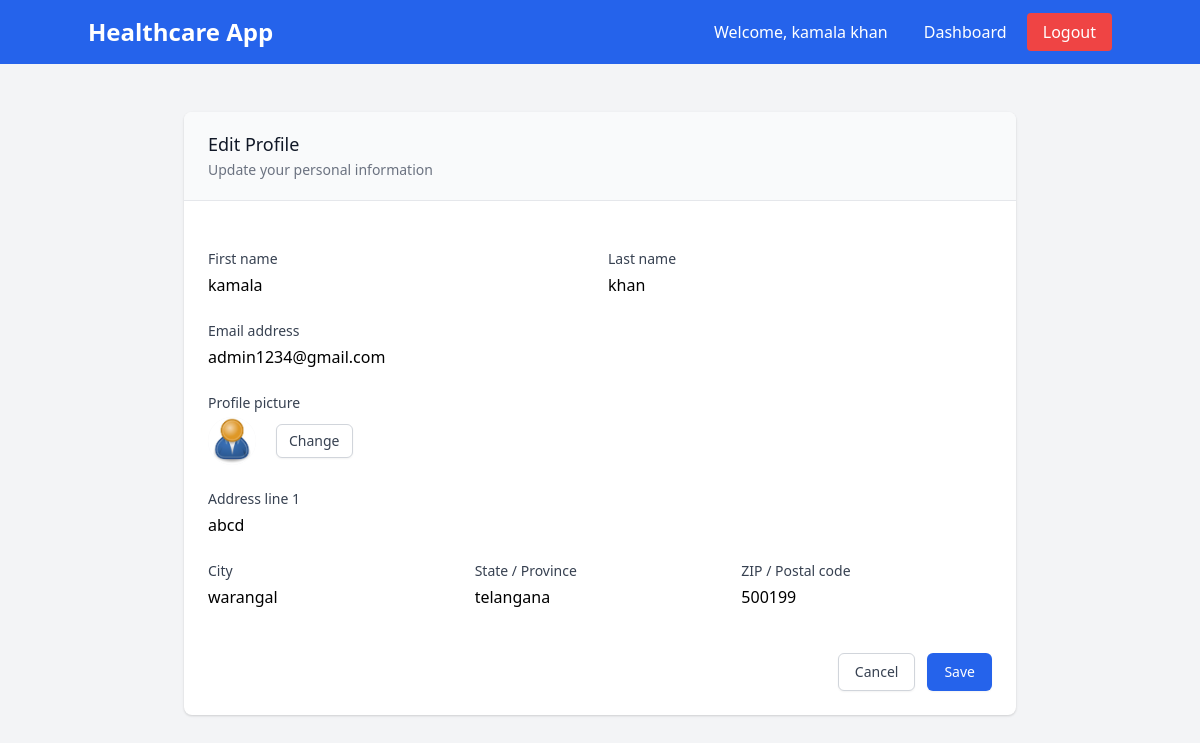
Screenshot of /profile/edit/ (signed in) with the database file from the repository.
### users/models.py (models this page shows, shortened)
class CustomUser(AbstractUser):
    USER_TYPE_CHOICES = (
        ('patient', 'Patient'),
        ('doctor', 'Doctor'),
    )
    user_type = models.CharField(max_length=10, choices=USER_TYPE_CHOICES)
    first_name = models.CharField(max_length=50)
    last_name = models.CharField(max_length=50)
    profile_picture = models.ImageField(upload_to='profiles/', blank=True, null=True)
    email = models.EmailField(unique=True)
    address_line1 = models.CharField(max_length=100)
    city = models.CharField(max_length=50)
    state = models.CharField(max_length=50)
    pincode = models.CharField(max_length=10)

### users/views.py (the view)
# urls.py: path('profile/edit/', views.edit_profile, name='edit_profile'),
@login_required
def edit_profile(request):
    if request.method == 'POST':
        form = EditProfileForm(request.POST, request.FILES, instance=request.user)
        if form.is_valid():
            form.save()
            messages.success(request, 'Your profile has been updated successfully!')
            return redirect('dashboard')
    else:
        form = EditProfileForm(instance=request.user)
    return render(request, 'users/edit_profile.html', {'form': form})

### users/forms.py (shortened to what this page needs)
class EditProfileForm(forms.ModelForm):
    class Meta:
        model = CustomUser
        fields = ['first_name', 'last_name', 'email', 'profile_picture', 'address_line1', 'city', 'state', 'pincode']
        widgets = {
            'first_name': forms.TextInput(attrs={'class': 'form-input mt-1 block w-full'}),
            'last_name': forms.TextInput(attrs={'class': 'form-input mt-1 block w-full'}),
            'email': forms.EmailInput(attrs={'class': 'form-input mt-1 block w-full'}),
            'address_line1': forms.TextInput(attrs={'class': 'form-input mt-1 block w-full'}),
            'city': forms.TextInput(attrs={'class': 'form-input mt-1 block w-full'}),
            'state': forms.TextInput(attrs={'class': 'form-input mt-1 block w-full'}),
            'pincode': forms.TextInput(attrs={'class': 'form-input mt-1 block w-full'}),
        }
    def __init__(self, *args, **kwargs):
        super(EditProfileForm, self).__init__(*args, **kwargs)
        self.fields['profile_picture'].required = False

### templates/users/edit_profile.html (shortened to what this page needs)
{% extends 'base.html' %}
{% block content %}
<div class="max-w-4xl mx-auto py-8 px-4 sm:px-6 lg:px-8">
    <div class="bg-white shadow overflow-hidden sm:rounded-lg">
        <div class="px-4 py-5 sm:px-6 bg-gray-50">
            <h3 class="text-lg leading-6 font-medium text-gray-900">
                Edit Profile
            </h3>
            <p class="mt-1 max-w-2xl text-sm text-gray-500">
                Update your personal information
            </p>
        </div>
        <div class="border-t border-gray-200 px-4 py-5 sm:p-6">
            <form method="post" enctype="multipart/form-data" class="space-y-6">
                <div class="grid grid-cols-1 gap-y-6 gap-x-4 sm:grid-cols-6">
                    <div class="sm:col-span-3">
                        <label for="id_first_name" class="block text-sm font-medium text-gray-700">First name</label>
                        <div class="mt-1">
                            {{ form.first_name }}
                        </div>
                    </div>
                    <div class="sm:col-span-3">
                        <label for="id_last_name" class="block text-sm font-medium text-gray-700">Last name</label>
                        <div class="mt-1">
                            {{ form.last_name }}
                        </div>
                    </div>
                    <div class="sm:col-span-6">
                        <label for="id_email" class="block text-sm font-medium text-gray-700">Email address</label>
                        <div class="mt-1">
                            {{ form.email }}
                        </div>
                    </div>
                    <div class="sm:col-span-6">
                        <label class="block text-sm font-medium text-gray-700">Profile picture</label>
                        <div class="mt-1 flex items-center">
                            <span class="h-12 w-12 overflow-hidden rounded-full bg-gray-100">
                                {% if user.profile_picture %}
                                    <img src="{{ user.profile_picture.url }}" alt="" class="h-full w-full text-gray-300">
                                {% else %}
                                    <svg class="h-full w-full text-gray-300" fill="currentColor" viewBox="0 0 24 24">
                                        <path d="M24 20.993V24H0v-2.996A14.977 14.977 0 0112.004 15c4.904 0 9.26 2.354 11.996 5.993zM16.002 8.999a4 4 0 11-8 0 4 4 0 018 0z" />
                                    </svg>
                                {% endif %}
                            </span>
                            <label for="id_profile_picture" class="ml-5 rounded-md border border-gray-300 bg-white py-2 px-3 text-sm font-medium leading-4 text-gray-700 shadow-sm hover:bg-gray-50 focus:outline-none focus:ring-2 focus:ring-blue-500 focus:ring-offset-2 cursor-pointer">
                                <span>Change</span>
                            </label>
                        </div>
                    </div>
                    <div class="sm:col-span-6">
                        <label for="id_address_line1" class="block text-sm font-medium text-gray-700">Address line 1</label>
                        <div class="mt-1">
                            {{ form.address_line1 }}
                        </div>
                    </div>
                    <div class="sm:col-span-2">
                        <label for="id_city" class="block text-sm font-medium text-gray-700">City</label>
                        <div class="mt-1">
                            {{ form.city }}
                        </div>
                    </div>
                    <div class="sm:col-span-2">
                        <label for="id_state" class="block text-sm font-medium text-gray-700">State / Province</label>
                        <div class="mt-1">
                            {{ form.state }}
                        </div>
                    </div>
                    <div class="sm:col-span-2">
                        <label for="id_pincode" class="block text-sm font-medium text-gray-700">ZIP / Postal code</label>
                        <div class="mt-1">
                            {{ form.pincode }}
                        </div>
                    </div>
                </div>
                <div class="pt-5">
                    <div class="flex justify-end">
                        <a href="{% url 'dashboard' %}" class="rounded-md border border-gray-300 bg-white py-2 px-4 text-sm font-medium text-gray-700 shadow-sm hover:bg-gray-50 focus:outline-none focus:ring-2 focus:ring-blue-500 focus:ring-offset-2">
                            Cancel
                        </a>
                        <button type="submit" class="ml-3 inline-flex justify-center rounded-md border border-transparent bg-blue-600 py-2 px-4 text-sm font-medium text-white shadow-sm hover:bg-blue-700 focus:outline-none focus:ring-2 focus:ring-blue-500 focus:ring-offset-2">
                            Save
                        </button>
                    </div>
                </div>
            </form>
        </div>
    </div>
</div>
{% endblock %}

### templates/base.html (shortened to what this page needs)
<!DOCTYPE html>
<html lang="en">
<head>
    <link href="https://cdn.jsdelivr.net/npm/tailwindcss@2.2.19/dist/tailwind.min.css" rel="stylesheet">
</head>
<body class="bg-gray-100">
    <nav class="bg-blue-600 text-white p-4">
        <div class="container mx-auto flex justify-between items-center">
            <a href="{% url 'dashboard' %}" class="text-2xl font-bold">Healthcare App</a>
            <div class="space-x-4">
                {% if user.is_authenticated %}
                    <span class="mr-4">Welcome, {{ user.get_full_name|default:user.username }}</span>
                    <a href="{% url 'dashboard' %}" class="hover:underline">Dashboard</a>
                    <a href="{% url 'logout' %}" class="bg-red-500 hover:bg-red-600 px-4 py-2 rounded">Logout</a>
                {% else %}
                    <a href="{% url 'login' %}" class="hover:underline">Login</a>
                    <a href="{% url 'signup' %}" class="bg-white text-blue-600 hover:bg-gray-100 px-4 py-2 rounded">Sign Up</a>
                {% endif %}
            </div>
        </div>
    </nav>
    <div class="container mx-auto p-4">
        {% block content %}
        {% endblock %}
    </div>
</body>
</html>

### rows the page displays
CustomUser: get_full_name "kamala khan", first_name "kamala", last_name "khan", email "admin1234@gmail.com", profile_picture (picture), address_line1 "abcd", city "warangal", state "telangana", pincode "500199"
